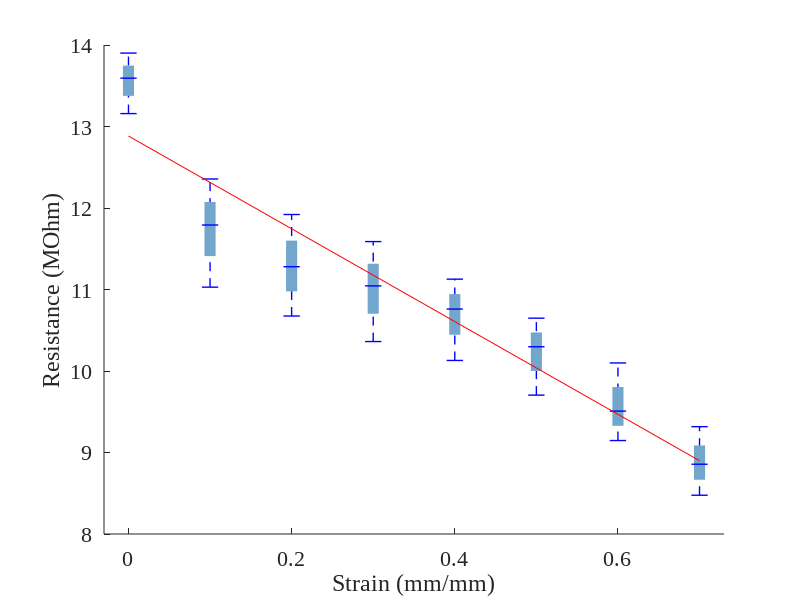

This figure's MATLAB source:
%%%%%%%%%%%%%%%%%%%%%%%%%%%%%%%%%%%%%%%%%%%%%%%%%%
%   June 12, 2020
%   Resistance vs Strain for Through-Thickness Samples
%   Jakob Thygerson
%%%%%%%%%%%%%%%%%%%%%%%%%%%%%%%%%%%%%%%%%%%%%%%%%%

clear, clc, close all

strain = [0
0.1
0.2
0.3
0.4
0.5
0.6
0.7];

L1 = [13720.60041
12356.01754
11920.19528
11587.99101
11023.4284
10540.67151
9146.873591
8475.686318]./1000;

L2 = [13158.3725
11028.79566
10674.50982
10361.29532
10129.40216
9704.219807
9277.769929
8775.775389]./1000;

L3 = [13900.8463
11988.8422
11244.10044
11183.71101
11126.96921
10648.24151
10098.83688
9316.944821]./1000;


g1 = [L1(1),L2(1),L3(1)];
std1 = std(g1);
g2 = [L1(2),L2(2),L3(2)];
std2 = std(g2);
g3 = [L1(3),L2(3),L3(3)];
std3 = std(g3);
g4 = [L1(4),L2(4),L3(4)];
std4 = std(g4);
g5 = [L1(5),L2(5),L3(5)];
std5 = std(g5);
g6 = [L1(6),L2(6),L3(6)];
std6 = std(g6);
g7 = [L1(7),L2(7),L3(7)];
std7 = std(g7);
g8 = [L1(8),L2(8),L3(8)];
std8 = std(g8);

means = [mean(g1) mean(g2) mean(g3) mean(g4) mean(g5) mean(g6) mean(g7) mean(g8)];

m = polyfit(strain',means,1);

fit = m(1).*strain+m(2);

figure, hold on
xlim([-.03,.73])
ylabel('Resistance (MOhm)')
xlabel('Strain (mm/mm)')
set(gca,'fontname','Times New Roman');
set(gca,'fontsize',16);

%extreme line
plot([0 0], [min(g1), max(g1)],'--b','LineWidth',1)
plot([0.1 0.1],[min(g2), max(g2)],'--b','LineWidth',1)
plot([0.2 0.2],[min(g3), max(g3)],'--b','LineWidth',1)
plot([0.3 0.3],[min(g4), max(g4)],'--b','LineWidth',1)
plot([0.4 0.4],[min(g5), max(g5)],'--b','LineWidth',1)
plot([0.5 0.5],[min(g6), max(g6)],'--b','LineWidth',1)
plot([0.6 0.6],[min(g7), max(g7)],'--b','LineWidth',1)
plot([0.7 0.7],[min(g8), max(g8)],'--b','LineWidth',1)

%interquartile box
plot([0 0], [mean([max(g1),mean(g1)]), mean([min(g1),mean(g1)])],'-','LineWidth',8,'color',[.45,.65,.8])
plot([0.1 0.1], [mean([max(g2),mean(g2)]), mean([min(g2),mean(g2)])],'-b','LineWidth',8,'color',[.45,.65,.8])
plot([0.2 0.2], [mean([max(g3),mean(g3)]), mean([min(g3),mean(g3)])],'-','LineWidth',8,'color',[.45,.65,.8])
plot([0.3 0.3], [mean([max(g4),mean(g4)]), mean([min(g4),mean(g4)])],'-','LineWidth',8,'color',[.45,.65,.8])
plot([0.4 0.4], [mean([max(g5),mean(g5)]), mean([min(g5),mean(g5)])],'-','LineWidth',8,'color',[.45,.65,.8])
plot([0.5 0.5], [mean([max(g6),mean(g6)]), mean([min(g6),mean(g6)])],'-','LineWidth',8,'color',[.45,.65,.8])
plot([0.6 0.6], [mean([max(g7),mean(g7)]), mean([min(g7),mean(g7)])],'-','LineWidth',8,'color',[.45,.65,.8])
plot([0.7 0.7], [mean([max(g8),mean(g8)]), mean([min(g8),mean(g8)])],'-','LineWidth',8,'color',[.45,.65,.8])

%mean markers
w=0.01; %marker width
plot([0-w, 0+w],[mean(g1),mean(g1)],'-b','LineWidth',1)
plot([.1-w, .1+w],[mean(g2),mean(g2)],'-b','LineWidth',1)
plot([.2-w, .2+w],[mean(g3),mean(g3)],'-b','LineWidth',1)
plot([.3-w, .3+w],[mean(g4),mean(g4)],'-b','LineWidth',1)
plot([.4-w, .4+w],[mean(g5),mean(g5)],'-b','LineWidth',1)
plot([.5-w, .5+w],[mean(g6),mean(g6)],'-b','LineWidth',1)
plot([.6-w, .6+w],[mean(g7),mean(g7)],'-b','LineWidth',1)
plot([.7-w, .7+w],[mean(g8),mean(g8)],'-b','LineWidth',1)



%Extreme markers
%maximums
plot([0-w, 0+w],[max(g1),max(g1)],'-b','LineWidth',1)
plot([.1-w, .1+w],[max(g2),max(g2)],'-b','LineWidth',1)
plot([.2-w, .2+w],[max(g3),max(g3)],'-b','LineWidth',1)
plot([.3-w, .3+w],[max(g4),max(g4)],'-b','LineWidth',1)
plot([.4-w, .4+w],[max(g5),max(g5)],'-b','LineWidth',1)
plot([.5-w, .5+w],[max(g6),max(g6)],'-b','LineWidth',1)
plot([.6-w, .6+w],[max(g7),max(g7)],'-b','LineWidth',1)
plot([.7-w, .7+w],[max(g8),max(g8)],'-b','LineWidth',1)
%minimums
plot([0-w, 0+w],[min(g1),min(g1)],'-b','LineWidth',1)
plot([.1-w, .1+w],[min(g2),min(g2)],'-b','LineWidth',1)
plot([.2-w, .2+w],[min(g3),min(g3)],'-b','LineWidth',1)
plot([.3-w, .3+w],[min(g4),min(g4)],'-b','LineWidth',1)
plot([.4-w, .4+w],[min(g5),min(g5)],'-b','LineWidth',1)
plot([.5-w, .5+w],[min(g6),min(g6)],'-b','LineWidth',1)
plot([.6-w, .6+w],[min(g7),min(g7)],'-b','LineWidth',1)
plot([.7-w, .7+w],[min(g8),min(g8)],'-b','LineWidth',1)
%fit line
plot(strain,fit,'r')
